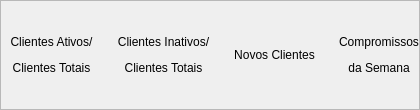
        <widget class="QFrame" name="frTopTabMenu">
         <property name="minimumSize">
          <size>
           <width>0</width>
           <height>110</height>
          </size>
         </property>
         <property name="maximumSize">
          <size>
           <width>16777215</width>
           <height>110</height>
          </size>
         </property>
         <property name="styleSheet">
          <string notr="true"/>
         </property>
         <property name="frameShape">
          <enum>QFrame::StyledPanel</enum>
         </property>
         <property name="frameShadow">
          <enum>QFrame::Raised</enum>
         </property>
         <layout class="QHBoxLayout" name="horizontalLayout_2">
          <property name="spacing">
           <number>24</number>
          </property>
          <property name="leftMargin">
           <number>9</number>
          </property>
          <property name="topMargin">
           <number>0</number>
          </property>
          <property name="rightMargin">
           <number>0</number>
          </property>
          <property name="bottomMargin">
           <number>0</number>
          </property>
          <item>
           <widget class="QLabel" name="leCard1">
            <property name="maximumSize">
             <size>
              <width>300</width>
              <height>16777215</height>
             </size>
            </property>
            <property name="styleSheet">
             <string notr="true"/>
            </property>
            <property name="text">
             <string>&lt;html&gt;&lt;head/&gt;&lt;body&gt;&lt;p align=&quot;center&quot;&gt;Clientes Ativos/&lt;/p&gt;&lt;p align=&quot;center&quot;&gt;Clientes Totais&lt;/p&gt;&lt;/body&gt;&lt;/html&gt;</string>
            </property>
           </widget>
          </item>
          <item>
           <widget class="QLabel" name="leCard2">
            <property name="maximumSize">
             <size>
              <width>300</width>
              <height>16777215</height>
             </size>
            </property>
            <property name="styleSheet">
             <string notr="true"/>
            </property>
            <property name="text">
             <string>&lt;html&gt;&lt;head/&gt;&lt;body&gt;&lt;p align=&quot;center&quot;&gt;Clientes Inativos/&lt;/p&gt;&lt;p align=&quot;center&quot;&gt;Clientes Totais&lt;/p&gt;&lt;/body&gt;&lt;/html&gt;</string>
            </property>
           </widget>
          </item>
          <item>
           <widget class="QLabel" name="leCard3">
            <property name="maximumSize">
             <size>
              <width>300</width>
              <height>16777215</height>
             </size>
            </property>
            <property name="styleSheet">
             <string notr="true"/>
            </property>
            <property name="text">
             <string>&lt;html&gt;&lt;head/&gt;&lt;body&gt;&lt;p align=&quot;center&quot;&gt;Novos Clientes&lt;/p&gt;&lt;/body&gt;&lt;/html&gt;</string>
            </property>
           </widget>
          </item>
          <item>
           <widget class="QLabel" name="leCard4">
            <property name="maximumSize">
             <size>
              <width>300</width>
              <height>16777215</height>
             </size>
            </property>
            <property name="styleSheet">
             <string notr="true"/>
            </property>
            <property name="text">
             <string>&lt;html&gt;&lt;head/&gt;&lt;body&gt;&lt;p align=&quot;center&quot;&gt;Compromissos&lt;/p&gt;&lt;p align=&quot;center&quot;&gt;da Semana&lt;/p&gt;&lt;/body&gt;&lt;/html&gt;</string>
            </property>
           </widget>
          </item>
         </layout>
        </widget>
